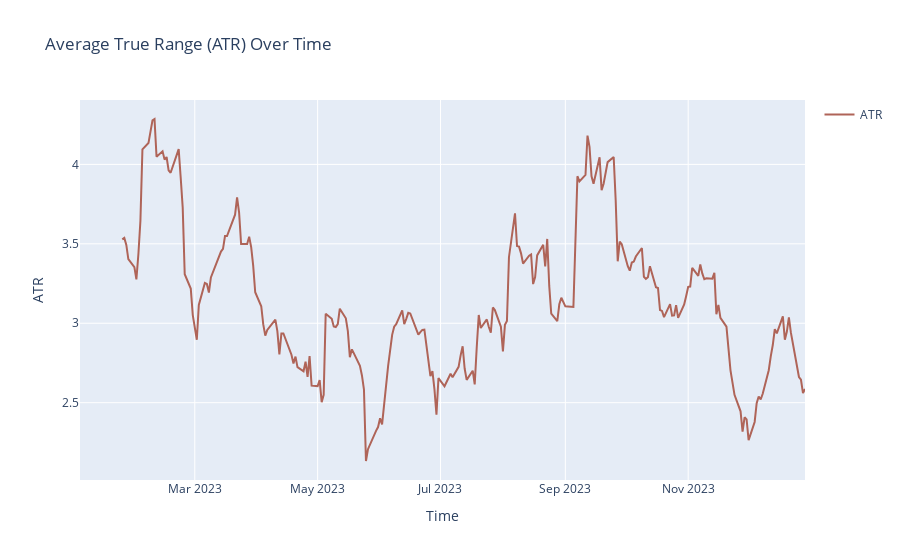

The notebook cell saved with this chart:
### Code cell
import plotly.graph_objects as go
import pandas as pd

# Create a trace for ATR
trace_atr = go.Scatter(x=df1.index, y=df1['atr'], mode='lines', name='ATR', line=dict(color='rgb(175, 100, 88)'))

# Create layout
layout = go.Layout(title='Average True Range (ATR) Over Time',
                   xaxis=dict(title='Time'),
                   yaxis=dict(title='ATR'),
                   showlegend=True)

# Create figure and add traces
fig = go.Figure(data=[trace_atr], layout=layout)

# Show the figure
fig.show()

### Figure 1 — Plotly figure (JSON) as saved in the notebook; plotly's stock layout.template omitted (floating-point values rounded to 4 significant figures; data arrays with more than 128 entries replaced by an {"elided": "..."} marker saying what was removed)
{"data": [{"line": {"color": "rgb(175, 100, 88)"}, "mode": "lines", "name": "ATR", "type": "scatter", "x": {"elided": "250 str values"}, "y": {"elided": "250 float values"}}], "layout": {"showlegend": true, "title": {"text": "Average True Range (ATR) Over Time"}, "xaxis": {"title": {"text": "Time"}}, "yaxis": {"title": {"text": "ATR"}}}}
